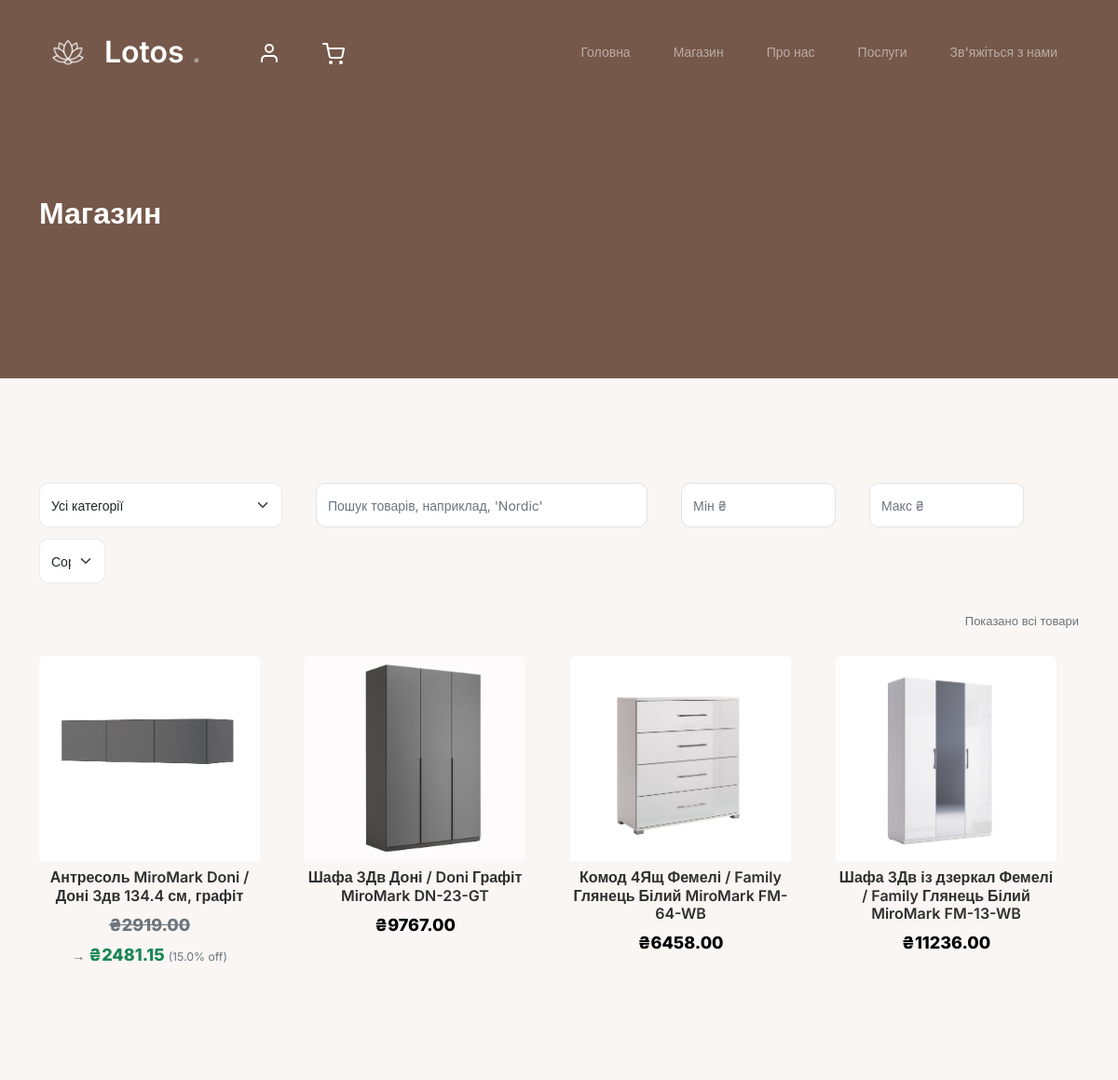
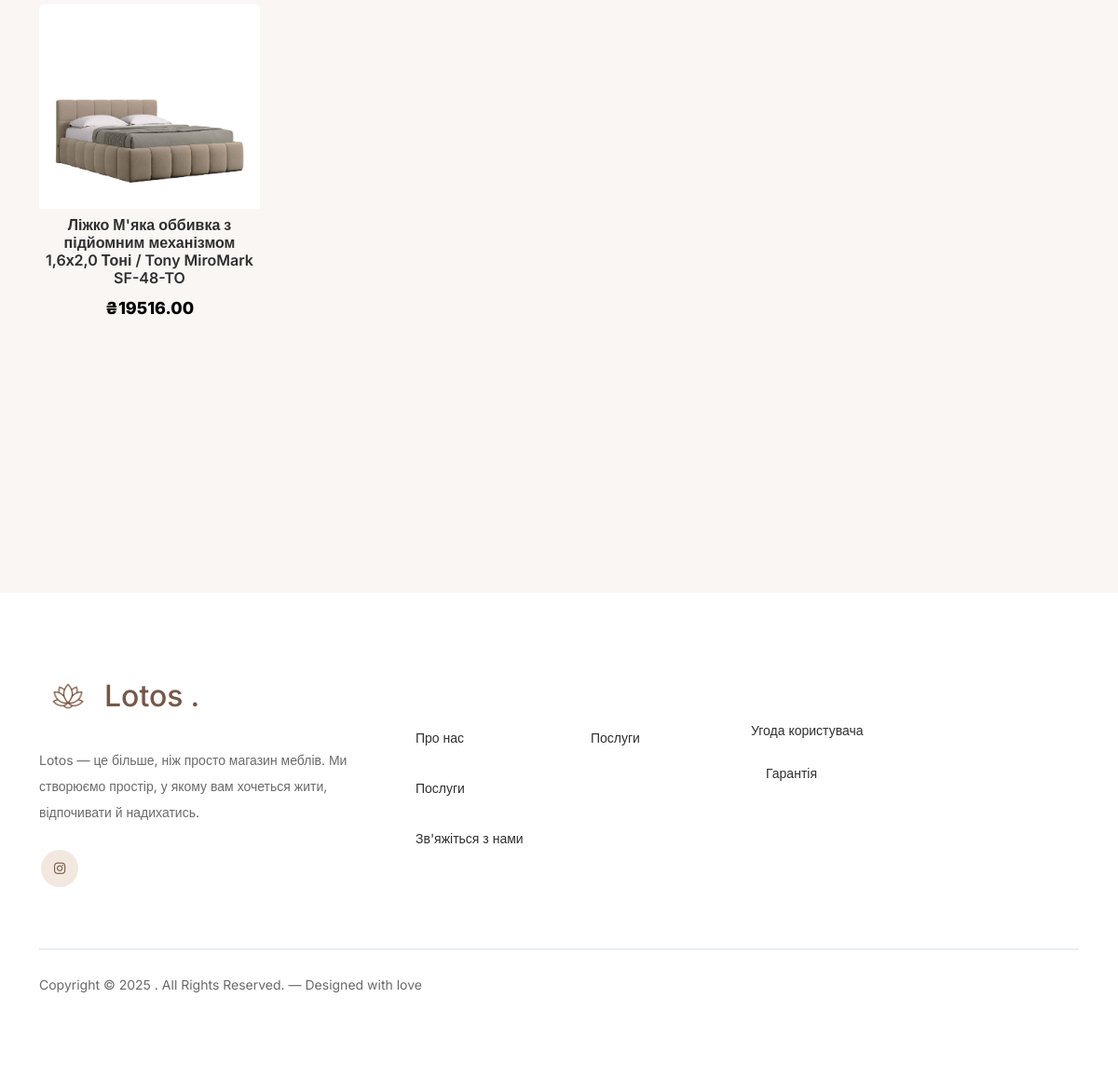
Page /shop on the committed database (2 pictures, top to bottom).
### models/models.py (models this page shows, shortened)
class Product(Base):
    __tablename__ = "products"
    id = Column(Integer, primary_key=True)
    name = Column(String(255), nullable=False)
    description = Column(Text, default="")
    price = Column(Float, default=0.0, nullable=False)
    discount_percent = Column(Float, default=0.0, nullable=False)
    preview = Column(String(512), nullable=True)
    category_id = Column(Integer, ForeignKey("categories.id"), nullable=True)
    attributes = Column(Text, default="")
    created_at = Column(DateTime, default=datetime.utcnow)
    updated_at = Column(DateTime, default=datetime.utcnow, onupdate=datetime.utcnow)
    category = relationship("Category", back_populates="products")
    images = relationship(
        "ProductImage", back_populates="product", cascade="all, delete-orphan"
    )
    addon_categories = relationship(
        "AddOnCategory", back_populates="product", cascade="all, delete-orphan"
    )

### main.py (the view)
@app.route("/shop")
def shop():
    db = SessionLocal()
    try:
        selected_category = request.args.get("category", "all")
        products = (
            db.query(Product)
            .options(joinedload(Product.images), joinedload(Product.category))
            .order_by(Product.id.desc())
            .all()
        )
        categories = get_all_categories()
        return render_template(
            "shop.html",
            products=products,
            categories=categories,
            selected_category=selected_category,
        )
    finally:
        db.close()

### database/db.py (called while the page is built)
def get_all_categories():
    db = SessionLocal()
    try:
        categories = db.query(Category).order_by(Category.name).all()
        return categories
    finally:
        db.close()

### main.py (called while the page is built)
@app.context_processor
def inject_urls():
    return {
        "urls": {
            "delete_category": url_for("categories.delete_category"),
            "add_category": url_for("categories.add_category"),
        }
    }

### templates/shop.html (shortened to what this page needs)
<!doctype html>
<html lang="en">
<head>
  <link href="{{url_for('static', filename='css/bootstrap.min.css')}}" rel="stylesheet">
  <link href="https://cdnjs.cloudflare.com/ajax/libs/font-awesome/6.0.0-beta3/css/all.min.css" rel="stylesheet">
  <link href="{{url_for('static', filename='css/tiny-slider.css')}}" rel="stylesheet">
  <link href="{{url_for('static', filename='css/style.css')}}" rel="stylesheet">
  <link href="{{url_for('static', filename='css/shop.css')}}" rel="stylesheet">
</head>
<body>
    <nav class="custom-navbar navbar navbar-expand-md navbar-dark bg-dark" aria-label="Furni navigation bar">
      <div class="container position-relative d-flex justify-content-between align-items-center">
        <a class="navbar-brand d-flex align-items-center gap-2" href="{{ url_for('index') }}">
          <img src="{{ url_for('static', filename='images/lotos_white.png') }}" alt="Lotos Logo" style="height: 62px; width: auto;">
          Lotos<span>.</span>
        </a>
        <ul class="custom-navbar-cta navbar-nav mb-2 mb-md-0 d-flex flex-row profile-cart-icons">
          <li class="nav-item me-3">
            <a class="nav-link" href="{{ url_for('profile') }}">
              <img src="{{url_for('static', filename='images/user.svg')}}" />
            </a>
          </li>
          <li class="nav-item">
            <a class="nav-link" href="{{ url_for('cart') }}">
              <img src="{{url_for('static', filename='images/cart.svg')}}" />
            </a>
          </li>
        </ul>
        <div class="collapse navbar-collapse" id="navbarsFurni">
          <ul class="custom-navbar-nav navbar-nav ms-auto mb-2 mb-md-0">
            <li class="nav-item"><a class="nav-link" href="{{ url_for('index') }}">Головна</a></li>
            <li class="active"><a class="nav-link" href="{{ url_for('categories_view') }}">Магазин</a></li>
            <li><a class="nav-link" href="{{ url_for('about') }}">Про нас</a></li>
            <li><a class="nav-link" href="{{ url_for('services') }}">Послуги</a></li>
            <li><a class="nav-link" href="{{ url_for('contact') }}">Зв'яжіться з нами</a></li>
          </ul>
        </div>
      </div>
    </nav>
  <div class="hero">
    <div class="container">
      <div class="row justify-content-between">
        <div class="col-lg-5">
          <div class="intro-excerpt">
            <h1>Магазин</h1>
          </div>
        </div>
        <div class="col-lg-7"></div>
      </div>
    </div>
  </div>
  <div class="untree_co-section product-section before-footer-section">
    <div class="container">
      <div class="row mb-4 align-items-center controls-row">
        <div class="col-12 col-md-3 mb-2 mb-md-0">
          <select id="categorySelect" class="form-select">
            <option value="all" {% if selected_category == 'all' %}selected{% endif %}>Усі категорії</option>
        </select>
        </div>
        <div class="col-12 col-md-4 mb-2 mb-md-0">
          <input id="searchInput" class="form-control" type="search" placeholder="Пошук товарів, наприклад, 'Nordic'">
        </div>
        <div class="col-6 col-md-2 mb-2 mb-md-0">
          <input id="minPrice" class="form-control" type="number" placeholder="Мiн ₴" min="0" step="1">
        </div>
        <div class="col-6 col-md-2 mb-2 mb-md-0">
          <input id="maxPrice" class="form-control" type="number" placeholder="Макс ₴" min="0" step="1">
        </div>
        <div class="col-12 col-md-1 text-md-end mt-2 mt-md-0">
          <select id="sortSelect" class="form-select" title="Sort by price">
            <option value="none">Сортувати</option>
          </select>
        </div>
        <div class="col-12 text-end mt-2">
          <small class="text-muted" id="resultsCount">Показано всі товари</small>
        </div>
      </div>
      <div class="row" id="productsRow">
  {% if products and products|length > 0 %}
    {% for p in products %}
      {% set img_src = p.preview %}
      {% if (not img_src) and p.images and p.images|length > 0 %}
        {% set img_src = p.images[0].path %}
      {% endif %}
      {% set discount = p.discount_percent or 0 %}
      {% set price_with_discount = (p.price * (1 - (discount / 100.0))) if discount else p.price %}
      <div class="col-12 col-md-4 col-lg-3 mb-5 product-col"
           data-category="{{ (p.category.name if p.category else '')|lower }}"
           data-price="{{ '%.2f' % price_with_discount }}">
        <a class="product-item d-block text-decoration-none" href="{{ url_for('product_info', product_id=p.id) }}">
          <div class="product-thumb">
            {% if img_src %}
              <img
                src="{{ url_for('static', filename=img_src[7:] if img_src.startswith('static/') else img_src) }}"
                class="img-fluid product-thumbnail"
                alt="{{ p.name }}">
            {% else %}
              <div class="product-thumb-placeholder">Немає фото</div>
            {% endif %}
          </div>
          <div class="product-content mt-2">
            <h3 class="product-title mb-2">{{ p.name }}</h3>
            {% if discount and discount|float > 0 %}
              <div class="d-flex flex-column">
                <strong class="product-price text-muted" style="text-decoration:line-through;">₴{{ '%.2f' % p.price }}</strong>
                <div class="product-discount mt-1">→ <strong class="text-success">₴{{ '%.2f' % price_with_discount }}</strong> <small class="text-muted">({{ discount }}% off)</small></div>
              </div>
            {% else %}
              <strong class="product-price" style="color:black;">₴{{ '%.2f' % p.price }}</strong>
            {% endif %}
          </div>
        </a>
      </div>
    {% endfor %}
  {% else %}
    <div class="col-12">
      <p class="text-center">Товари не знайдені.</p>
    </div>
  {% endif %}
</div>
      </div>
    </div>
    <footer class="footer-section">
      <div class="container relative">
        <div class="row g-5 mb-5">
          <div class="col-lg-4">
            <div class="mb-4 footer-logo-wrap">
              <a href="{{ url_for('index') }}" class="footer-logo d-flex align-items-center gap-2">
                <img src="{{ url_for('static', filename='images/lotos_dark.png') }}" alt="Lotos Logo" style="height:62px; width:auto;">
                Lotos<span>.</span>
              </a>
            </div>
            <p class="mb-4">
              Lotos — це більше, ніж просто магазин меблів. Ми створюємо простір, у якому вам хочеться жити, відпочивати й надихатись.
            </p>
            <ul class="list-unstyled custom-social">
              <li>
                <a href="https://www.instagram.com/lotos_mebel_ua"><span class="fa fa-brands fa-instagram"></span></a>
              </li>
            </ul>
          </div>
          <div class="col-lg-8">
            <div class="row links-wrap">
              <div class="col-6 col-sm-6 col-md-3">
                <ul class="list-unstyled">
                  <li><a class="nav-link" href="{{ url_for('about') }}">Про нас</a></li>
                  <li><a class="nav-link" href="{{ url_for('services') }}">Послуги</a></li>
                  <li><a class="nav-link" href="{{ url_for('contact') }}">Зв'яжіться з нами</a></li>
                </ul>
              </div>
              <div class="col-6 col-sm-6 col-md-3">
                <ul class="list-unstyled">
                  <li><a class="nav-link" href="{{ url_for('contact') }}">Послуги</a></li>
                </ul>
              </div>
              <div class="col-6 col-sm-6 col-md-3">
                <ul class="list-unstyled">
                  <li><a href="{{ url_for('terms') }}"> Угода користувача </a></li>
                  <li><a class="nav-link" href="{{ url_for('guarantee') }}">Гарантія</a></li>
                </ul>
              </div>
            </div>
          </div>
        </div>
        <div class="border-top copyright">
          <div class="row pt-4">
            <div class="col-lg-6">
              <p class="mb-2 text-center text-lg-start">
                Copyright &copy;
                . All Rights Reserved. &mdash; Designed with love
              </p>
            </div>
          </div>
        </div>
      </div>
    </footer>
</body>
</html>

### static/css/shop.css (style rules this page uses)
.product-thumb { width: 100%; height: 220px; display: block; overflow: hidden; border-radius: 6px 6px 0 0; background: #f5f5f5; position: relative; }
.product-thumb img.product-thumbnail { width: 100%; height: 100%; object-fit: cover; object-position: center center; display: block; }
.product-col .product-item { display: block; text-decoration: none; color: inherit; }
.product-thumbnail { max-width: none; height: auto; width: 100%; }

### rows in the picture
Product: preview (picture), name "Антресоль MiroMark Doni / Доні 3дв 134.4 см, графіт", price "2919.00", price_with_discount "2481.15", discount_percent "15.0"
Product: preview (picture), name "Шафа 3Дв Доні / Doni Графіт MiroMark DN-23-GT", price "9767.00"
Product: preview (picture), name "Комод 4Ящ Фемелі / Family Глянець Білий MiroMark FM-64-WB", price "6458.00"
Product: preview (picture), name "Шафа 3Дв із дзеркал Фемелі / Family Глянець Білий MiroMark FM-13-WB", price "11236.00"
Product: preview (picture), name "Ліжко М'яка оббивка з підйомним механізмом 1,6х2,0 Тоні / Tony MiroMark SF-48-TO", price "19516.00"
